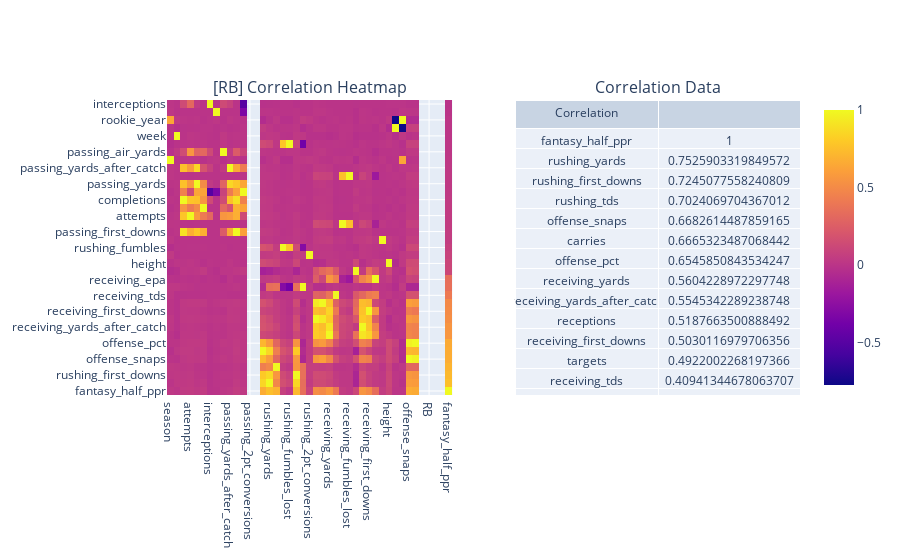

Notebook cell for this chart:
### Code cell
titles = ['[RB] Correlation Heatmap', 'Correlation Data']
fig = make_subplots(
    rows=1, 
    cols=2, 
    specs=[[{"type": "histogram"}, {"type": "table"}]],
    subplot_titles=titles
)

fig.add_heatmap(z=rb_corr, x=rb_corr.columns, y=rb_corr.index)

fig.add_table(
    cells={
        'values': [rb_corr.index.tolist(), rb_corr['fantasy_half_ppr'].values.tolist()]
    },
    header={'values': ['Correlation']},
    row=1,
    col=2, 
)

### Figure 1 — Plotly figure (JSON) as saved in the notebook; plotly's stock layout.template omitted (floating-point values rounded to 4 significant figures; data arrays with more than 128 entries replaced by an {"elided": "..."} marker saying what was removed)
{"data": [{"type": "heatmap", "x": ["season", "week", "completions", "attempts", "passing_yards", "passing_tds", "interceptions", "sack_fumbles_lost", "passing_air_yards", "passing_yards_after_catch", "passing_first_downs", "passing_epa", "passing_2pt_conversions", "dakota", "carries", "rushing_yards", "rushing_tds", "rushing_fumbles", "rushing_fumbles_lost", "rushing_first_downs", "rushing_epa", "rushing_2pt_conversions", "receptions", "targets", "receiving_yards", "receiving_tds", "receiving_fumbles", "receiving_fumbles_lost", "receiving_air_yards", "receiving_yards_after_catch", "receiving_first_downs", "receiving_epa", "receiving_2pt_conversions", "height", "years_exp", "rookie_year", "offense_snaps", "offense_pct", "QB", "RB", "TE", "WR", "fantasy_half_ppr"], "y": ["fantasy_half_ppr", "rushing_yards", "rushing_first_downs", "rushing_tds", "offense_snaps", "carries", "offense_pct", "receiving_yards", "receiving_yards_after_catch", "receptions", "receiving_first_downs", "targets", "receiving_tds", "rushing_epa", "receiving_epa", "receiving_air_yards", "height", "rushing_2pt_conversions", "rushing_fumbles", "receiving_2pt_conversions", "passing_first_downs", "receiving_fumbles", "attempts", "passing_tds", "completions", "passing_epa", "passing_yards", "receiving_fumbles_lost", "passing_yards_after_catch", "season", "passing_air_yards", "rushing_fumbles_lost", "week", "years_exp", "rookie_year", "sack_fumbles_lost", "interceptions"], "z": {"elided": "37x43 float values"}}, {"cells": {"values": [["fantasy_half_ppr", "rushing_yards", "rushing_first_downs", "rushing_tds", "offense_snaps", "carries", "offense_pct", "receiving_yards", "receiving_yards_after_catch", "receptions", "receiving_first_downs", "targets", "receiving_tds", "rushing_epa", "receiving_epa", "receiving_air_yards", "height", "rushing_2pt_conversions", "rushing_fumbles", "receiving_2pt_conversions", "passing_first_downs", "receiving_fumbles", "attempts", "passing_tds", "completions", "passing_epa", "passing_yards", "receiving_fumbles_lost", "passing_yards_after_catch", "season", "passing_air_yards", "rushing_fumbles_lost", "week", "years_exp", "rookie_year", "sack_fumbles_lost", "interceptions"], [1, 0.7526, 0.7245, 0.7024, 0.6683, 0.6665, 0.6546, 0.5604, 0.5545, 0.5188, 0.503, 0.4922, 0.4094, 0.3496, 0.3427, 0.1141, 0.1069, 0.09057, 0.07055, 0.05239, 0.05209, 0.04895, 0.04267, 0.04252, 0.03987, 0.0314, 0.02826, 0.02628, 0.02491, 0.02103, 0.01417, 0.01382, 0.01013, 0.008262, 0.006994, -0.001621, -0.01154]]}, "domain": {"x": [0.55, 1], "y": [0, 1]}, "header": {"values": ["Correlation"]}, "type": "table"}], "layout": {"annotations": [{"font": {"size": 16}, "showarrow": false, "text": "[RB] Correlation Heatmap", "x": 0.225, "xanchor": "center", "xref": "paper", "y": 1, "yanchor": "bottom", "yref": "paper"}, {"font": {"size": 16}, "showarrow": false, "text": "Correlation Data", "x": 0.775, "xanchor": "center", "xref": "paper", "y": 1, "yanchor": "bottom", "yref": "paper"}], "xaxis": {"anchor": "y", "domain": [0, 0.45]}, "yaxis": {"anchor": "x", "domain": [0, 1]}}}
